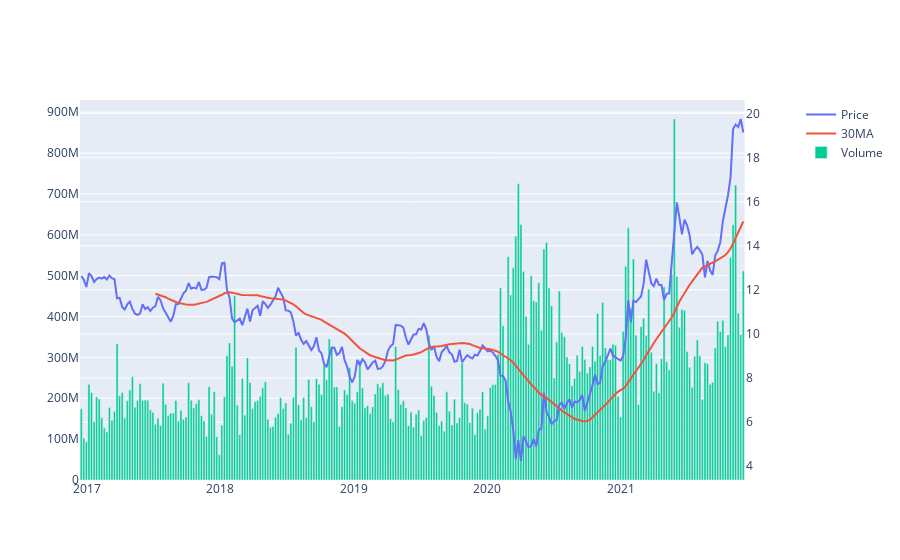

Notebook code for this chart:
### Code cell
fig = make_subplots(specs=[[{"secondary_y": True}]])
fig.add_trace(go.Scatter(x=stockDf.index, y=stockDf['Close'],name='Price'),secondary_y=True)
fig.add_trace(go.Scatter(x=stockDf.index, y=stockDf['30MA'],name="30MA"),secondary_y=True)
fig.add_trace(go.Bar(x=stockDf.index, y=stockDf['Volume'],name="Volume"),secondary_y=False)
fig.show()

### Figure 1 — Plotly figure (JSON) as saved in the notebook; plotly's stock layout.template omitted (floating-point values rounded to 4 significant figures; data arrays with more than 128 entries replaced by an {"elided": "..."} marker saying what was removed)
{"data": [{"name": "Price", "type": "scatter", "x": {"elided": "260 str values"}, "xaxis": "x", "y": {"elided": "260 float values"}, "yaxis": "y2"}, {"name": "30MA", "type": "scatter", "x": {"elided": "260 str values"}, "xaxis": "x", "y": {"elided": "260 float values"}, "yaxis": "y2"}, {"name": "Volume", "type": "bar", "x": {"elided": "260 str values"}, "xaxis": "x", "y": {"elided": "260 int values"}, "yaxis": "y"}], "layout": {"xaxis": {"anchor": "y", "domain": [0, 0.94]}, "yaxis": {"anchor": "x", "domain": [0, 1]}, "yaxis2": {"anchor": "x", "overlaying": "y", "side": "right"}}}
